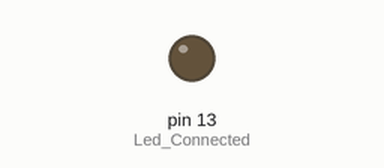
This sketch was run on a simulated Arduino Uno, built with avr-gcc and run on an emulated ATmega328P. On the bench: output pins drawn as LEDs (lit = HIGH). Pins used as bus, display or sensor lines are not drawn; what the sketch prints to the serial monitor is not drawn.

Above: at 1.0 s.
At 3.0 s:
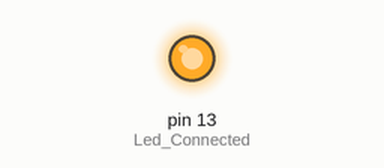
Timing chart, 0 to 5.2 s (numbered marks = the images above):
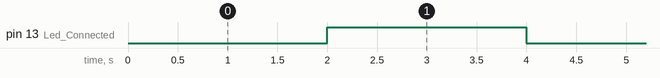

The sketch:

Pro_MiniCode.ino
```cpp
void setup() {

 // Serial1.begin(9600);//Uncomment for Arduino Lenardo
  Serial.begin(9600);
  //while(!Serial1);//Uncomment for Arduino Lenardo

  pinMode(13, OUTPUT);//Led Connected
  pinMode(8, OUTPUT);//DE/RE Controling pin of RS-485
}

void loop() {
  // put your main code here, to run repeatedly:
  char getdata='c';

  digitalWrite(13,LOW);//Led OFF
  digitalWrite(8,LOW);//DE/RE=LOW Receive Enabled

   if(Serial.available()){
    getdata=Serial.read();
    }

   if(getdata='9'){
      digitalWrite(8,HIGH);//DE/RE=HIGH Transmit Enabled
      Serial.print("AcruxTek");
      Serial.print("Isld");
    }

delay(2000);
digitalWrite(13,HIGH);//Led ON
delay(2000);
}
```

Measured:
- by itself, pin 13 (Led_Connected): alternates HIGH for 2.0 s and LOW for 2.0 s
